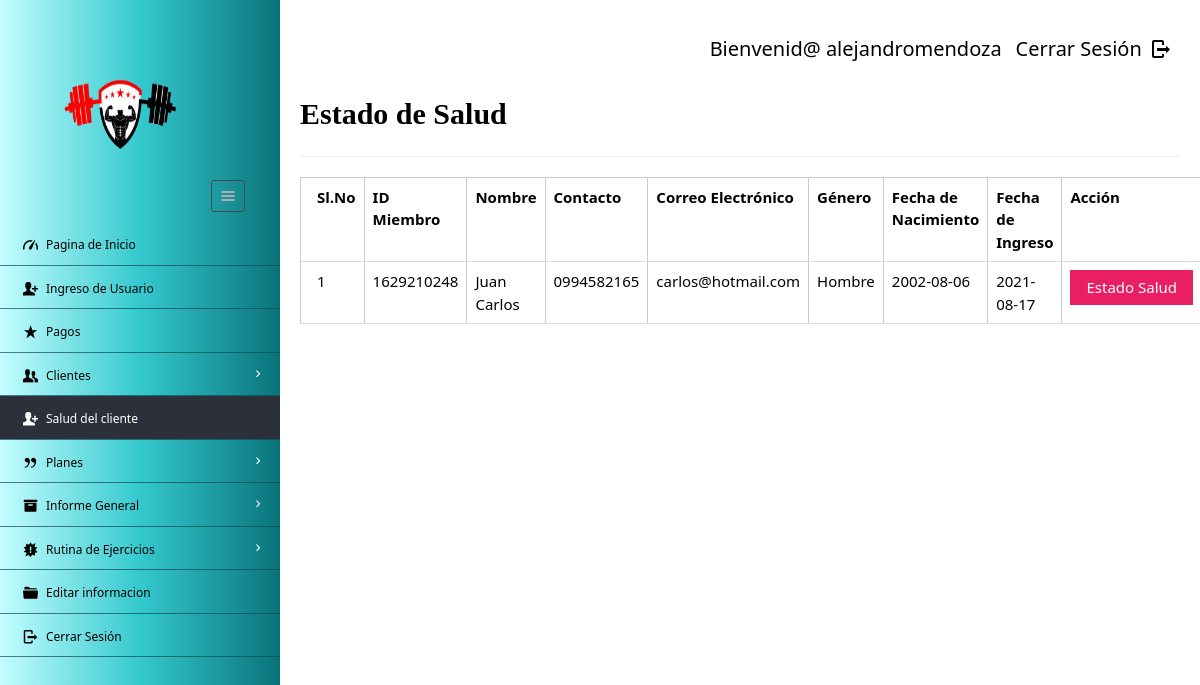
Page /dashboard/admin/new_health_status.php (signed in) on the committed database.
### tables this page shows
CREATE TABLE `enrolls_to` (
  `et_id` int(5) NOT NULL,
  `pid` varchar(8) NOT NULL,
  `uid` varchar(20) NOT NULL,
  `paid_date` varchar(15) DEFAULT NULL,
  `expire` varchar(15) DEFAULT NULL,
  `renewal` varchar(15) DEFAULT NULL
);

CREATE TABLE `users` (
  `userid` varchar(20) NOT NULL,
  `username` varchar(40) NOT NULL,
  `gender` varchar(8) NOT NULL,
  `mobile` varchar(20) NOT NULL,
  `email` varchar(20) NOT NULL,
  `dob` varchar(10) NOT NULL,
  `joining_date` varchar(10) NOT NULL
);

### dashboard/admin/new_health_status.php (the view, shortened to what this page needs)
<?php
require '../../include/db_conn.php';
?>
<!DOCTYPE html>
<html lang="en">
<head>
  <link rel="stylesheet" href="../../css/style.css"  id="style-resource-5">
    <link rel="stylesheet" href="../../css/dashMain.css">
    <link rel="stylesheet" type="text/css" href="../../css/entypo.css">
	<link href="a1style.css" rel="stylesheet" type="text/css">
</head>
     <body class="page-body  page-fade" onload="collapseSidebar()">
    	<div class="page-container sidebar-collapsed" id="navbarcollapse">
		<div class="sidebar-menu">
			<header class="logo-env">
			<div class="logo">
				<a href="main.php">
					<img src="../../images/logo.png" alt="" width="192" height="80" />
				</a>
			</div>
					<div class="sidebar-collapse" onclick="collapseSidebar()">
				<a href="#" class="sidebar-collapse-icon with-animation">
					<i class="entypo-menu"></i>
				</a>
			</div>
			</header>
    		<?php include('nav.php'); ?>
    	</div>
    		<div class="main-content">
				<div class="row">
					<div class="col-md-6 col-sm-8 clearfix">
					</div>
					<div class="col-md-6 col-sm-4 clearfix hidden-xs">
					<ul class="list-inline links-list pull-right">
						<li style="font-size: 20px;">Bienvenid@ <?php echo $_SESSION['full_name']; ?>
						</li>
						<li>
							<a style="font-size: 20px;" href="logout.php">
								Cerrar Sesión <i class="entypo-logout right"></i>
							</a>
						</li>
					</ul>
				</div>
				</div>
		<h2  class="a1-serif"><strong>Estado de Salud</strong></h2>
		<hr />
		<table class="table table-bordered datatable a1-table-all" id="table-1" border=2>
			<thead>
				<tr><h2>
					<th>Sl.No</th>
					<th>ID Miembro</th>
					<th>Nombre</th>
					<th>Contacto</th>
					<th>Correo Electrónico</th>
					<th>Género</th>
					<th>Fecha de Nacimiento</th>
					<th>Fecha de Ingreso</th>
					<th>Acción</th></h2>
				</tr>
			</thead>
				<tbody>
						<?php
							$query  = "select * from users ORDER BY joining_date";
							$result = mysqli_query($con, $query);
							$sno    = 1;
							if (mysqli_affected_rows($con) != 0) {
							    while ($row = mysqli_fetch_array($result, MYSQLI_ASSOC)) {
							        $uid   = $row['userid'];
							        $query1  = "select * from enrolls_to WHERE uid='$uid' AND renewal='yes'";
							        $result1 = mysqli_query($con, $query1);
							        if (mysqli_affected_rows($con) == 1) {
							            while ($row1 = mysqli_fetch_array($result1, MYSQLI_ASSOC)) {
							                echo "<tr><td>".$sno."</td>";
							                echo "<td>" . $row['userid'] . "</td>";
							                echo "<td>" . $row['username'] . "</td>";
							                echo "<td>" . $row['mobile'] . "</td>";
							                echo "<td>" . $row['email'] . "</td>";
							                echo "<td>" . $row['gender'] . "</td>";
							                echo "<td>" . $row['dob'] . "</td>";
							                echo "<td>" . $row['joining_date'] ."</td>";
							                $uname=$row['username'];
							       			$udob=$row['dob'];
							        		$ujoing=$row['joining_date'];
							        		$ugender=$row['gender'];
							                $sno++;
							                echo "<td><form action='health_status_entry.php' method='post'><input type='hidden' name='uid' value='" . $uid . "'/>
							                <input type='hidden' name='uname' value='" . $uname . "'/>
							                <input type='hidden' name='udob' value='" . $udob . "'/>
							                <input type='hidden' name='ujoin' value='" . $ujoing . "'/>
							                <input type='hidden' name='ugender' value='" . $ugender . "'/><input type='submit' class='a1-btn a1-pink' id='button1' value='Estado Salud' style='width:100%' class='btn btn-info'/></form></td></tr>";
							            }
							        }
							    }
							}
						?>
					</tbody>
				</table>
    	</div>
    </body>
</html>

### css/style.css (style rules this page uses)
html { font-size: 62.5%; font-family: sans-serif; }
div { display: block; }
body { font-family: "Noto Sans", sans-serif, "Helvetica Neue", Helvetica, Arial, sans-serif; font-size: 12px; line-height: 1.428571429; display: block; margin: 0; }
*, *:before, *:after { box-sizing: border-box; }
a { text-decoration: none; background: transparent; }
img { vertical-align: middle; }
img { border: 0; }
.logo img { width: 220px; height: 200px; }
input, button, select, textarea { font-family: inherit; font-size: inherit; line-height: inherit; }
button, input { line-height: normal; }
button, input, select, textarea { font-family: inherit; font-size: 100%; margin: 0; }
input { background-color: white; cursor: text; padding: 1px; border-width: 2px; border-style: inset; border-color: initial; border-image: initial; }
input, textarea, select, button { text-rendering: auto; color: initial; letter-spacing: normal; word-spacing: normal; text-transform: none; text-indent: 0px; text-shadow: none; display: inline-block; text-align: start; margin: 0em; font: 400 13.3333px Arial; }
button, html input[type="button"], input[type="reset"], input[type="submit"] { cursor: pointer; }
a { color: #373e4a; text-decoration: none; }
a { background: transparent; }
a { color: #373e4a; }
.page-container { position: relative; padding-left: 280px; }
.page-container .sidebar-menu { position: absolute; width: 280px; top: 0; left: 0; bottom: 0; background: #0F2027; background: -webkit-linear-gradient(to right, #bfffff, #3fc9ce, #0a6981); background: linear-gradient(to right, #c4fdff, #34c9ce, #09737a); color: #aaabae; z-index: 1; min-height: 796px; box-sizing: border-box; }
.page-container .sidebar-menu .logo-env { width: 100%; padding: 35px; padding-bottom: 10px; box-sizing: border-box; }
.page-container .sidebar-menu .logo-env:before, .page-container .sidebar-menu .logo-env:after { content: " "; display: table; }
.page-container .sidebar-menu .logo-env > div { display: block; vertical-align: middle; white-space: nowrap; float: left; }
.page-container .sidebar-menu .logo-env > div > a { display: inline-block; color: #aaabae; }
.page-container .sidebar-menu .logo-env > div.sidebar-collapse, .page-container .sidebar-menu .logo-env > div.sidebar-mobile-menu { position: relative; float: right; }
.page-container .sidebar-menu .logo-env > div.sidebar-collapse a, .page-container .sidebar-menu .logo-env > div.sidebar-mobile-menu a { display: inline-block; border: 1px solid #454a54; text-align: center; padding: 0; line-height: 1; font-size: 20px; font-weight: 300; padding: 5px 2px; background-clip: padding-box; border-radius: 3px; transition: all 200ms ease-in-out; }
.page-container .sidebar-menu .logo-env .logo img { width: 180px; height: 150px; }
.page-container .sidebar-menu .logo-env:after { clear: both; }
ul, ol { margin-top: 0; margin-bottom: 8.5px; }
ul, menu, dir { display: block; list-style-type: disc; }
li { display: list-item; }
i, cite, em, var, address, dfn { font-style: italic; }

### css/entypo.css (style rules this page uses)
[class^="entypo-"]:before, [class*=" entypo-"]:before { font-family: "entypo"; font-style: normal; font-weight: normal; speak: none; display: inline-block; text-decoration: inherit; width: 1em; margin-right: .2em; text-align: center; font-variant: normal; text-transform: none; line-height: 1em; margin-left: .2em; }
.entypo-menu:before { content: '\e811'; }
.entypo-logout:before { content: '\e85d'; }

### dashboard/admin/new_health_status.php (style rules this page uses)
#button1 { width:126px; }

### rows in the picture
enrolls_to: uid.userid "1629210248", uid.username "Juan Carlos", uid.mobile "0994582165", uid.email "carlos@hotmail.com", uid.gender "Hombre", uid.dob "2002-08-06", uid.joining_date "2021-08-17"

### other values in the picture
$_SESSION['full_name'] "alejandromendoza"
